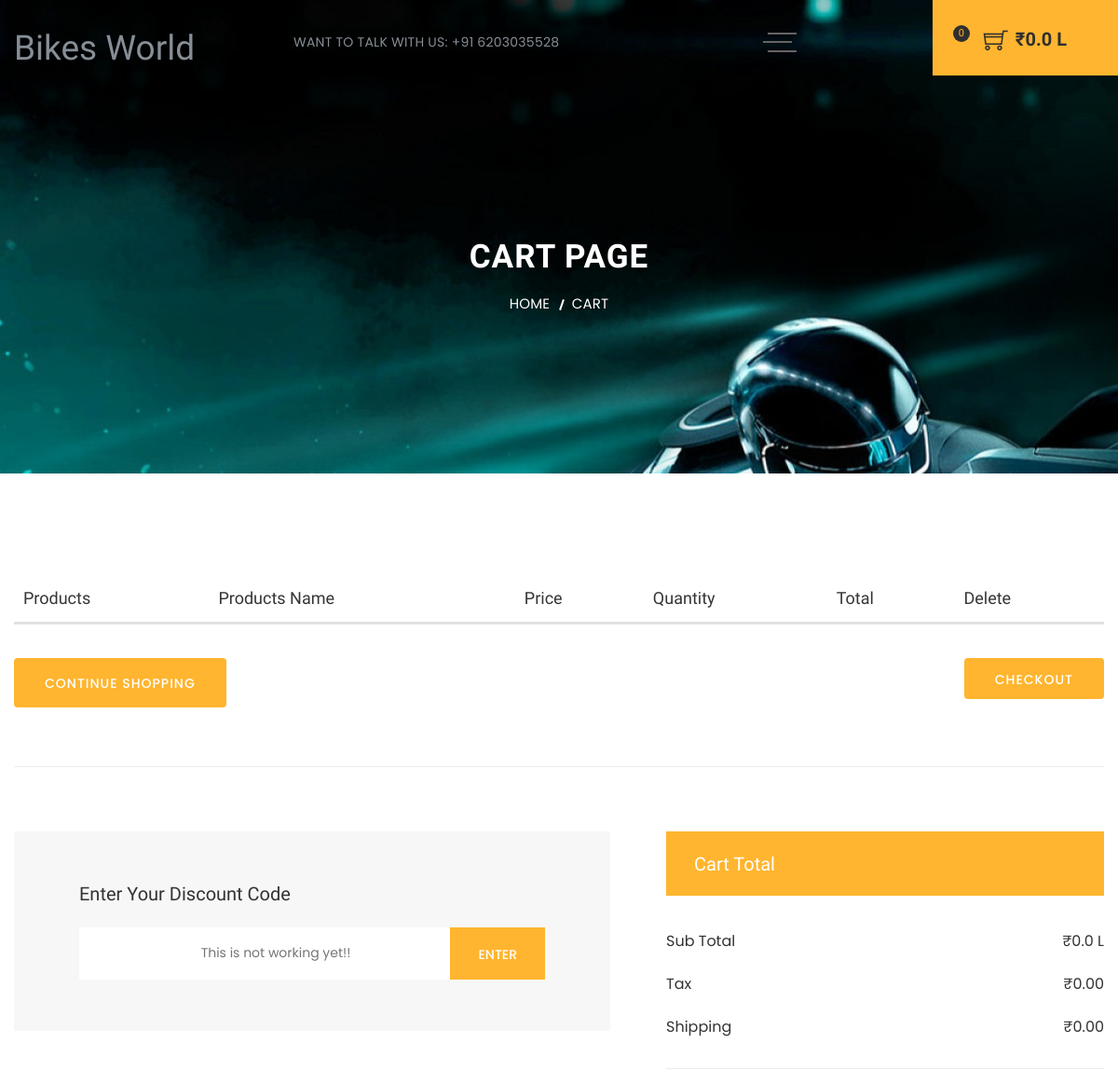
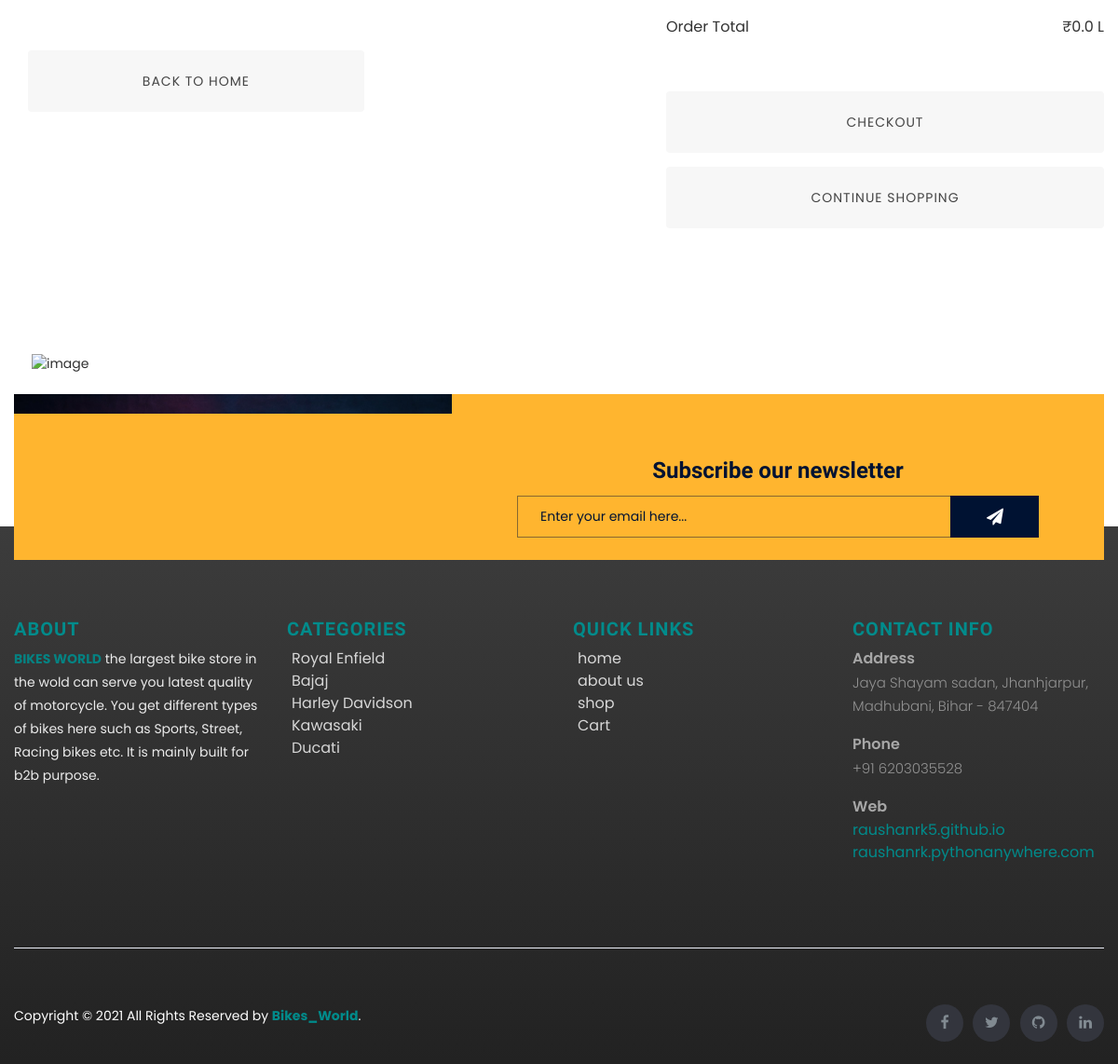
The page /cart on the database its author committed (2 pictures, top to bottom).
### store/models/category.py (models this page shows, shortened)
class Category(models.Model):
    name = models.CharField(max_length=50)
    category_slug = models.SlugField( max_length=100, unique=True, default=1)

### store/views/cart.py (the view, shortened to what this page needs)
# urls.py: path('cart',cart.Cart.as_view(),name='cart'),
class Cart(View):
    def get(self,request):
        cart = request.session.get('cart')
        cart_products = []
        if cart:
            ids = list(request.session.get('cart').keys())
            cart_products = Product.get_products_by_id(ids)
        else:
            request.session['cart'] = {}
        categorys = Category.objects.all()
        return render(request, './cart.html', {'cart_products' : cart_products, 'categorys': categorys})

### store/templatetags/cart.py (called while the page is built)
@register.filter(name='cart_total_price')
def cart_total_price(products,cart):
    sum=0;
    for p in products:
        sum+=price_total(p,cart)
    return sum

@register.filter(name='convert')
def convert(rupee):
    price = rupee/100000
    return '₹'+str(price)+ ' L'

### store/templates/cart.html (shortened to what this page needs)
{% extends 'layout.html' %}
{% load static %}
{% load cart %}
{% block content %}
    <div class="breadcrumb-area pt-255 pb-170" style="background-image: url({% static 'img/banner/bg5.jpg' %})">
                <div class="container-fluid">
                    <div class="breadcrumb-content text-center">
                        <h2>Cart Page</h2>
                        <ul>
                            <li>
                                <a href="{% url 'home' %}">home</a>
                            </li>
                            <li>cart</li>
                        </ul>
                    </div>
                </div>
            </div>
    <div class="product-cart-area pt-120 pb-130">
                <div class="container">
                    <div class="row">
                        <div class="col-lg-12 col-md-12 col-sm-12 col-xs-12">
                            <div class="table-content table-responsive">
                                <table>
                                    <thead>
                                        <tr>
                                            <th class="product-name">products</th>
                                            <th class="product-price">products name</th>
                                            <th class="product-name">price</th>
                                            <th class="product-price">quantity</th>
                                            <th class="product-quantity">total</th>
                                            <th class="product-subtotal">delete</th>
                                        </tr>
                                    </thead>
                                </table>
                            </div>
                        </div>
                    </div>
                    <div class="row">
                        <div class="col-md-12">
                            <div class="cart-shiping-update">
                                <div class="cart-shipping">
                                    <a class="btn-style cr-btn rounded" href="{% url 'shop'%}">
                                        <span>continue shopping</span>
                                    </a>
                                </div>
                                <div class="update-checkout-cart">
                                    <div class="update-cart">
                                        <a class="btn-style cr-btn rounded" href="{% url 'checkout'%}">
                                            <span>checkout</span>
                                        </a>
                                    </div>
                                </div>
                            </div>
                        </div>
                    </div>
                    <div class="row">
                        <div class="col-md-7 col-sm-6">
                            <div class="discount-code">
                                <h4>enter your discount code</h4>
                                <div class="coupon">
                                    <input class="text-center" type="text" placeholder="This is not working yet!!">
                                    <input class="cart-submit" type="submit" value="enter">
                                </div>
                            </div>
                            <div class="continue-shopping-btn text-center mt-5 pt-5 col-md-7 col-md-offset-4">
                                <a href="{% url 'home'%}" class="rounded">back to home</a>
                            </div>
                        </div>
                        <div class="col-md-5 col-sm-6">
                            <div class="shop-total">
                                <h3>cart total</h3>
                                <ul>
                                    <li>
                                        sub total
                                        <span>{{cart_products|cart_total_price:request.session.cart|convert}}</span>
                                    </li>
                                    <li>
                                        tax
                                        <span>₹0.00</span>
                                    </li>
                                    <li class="order-total">
                                        shipping
                                        <span>₹0.00</span>
                                    </li>
                                    <li>
                                        order total
                                        <span>{{cart_products|cart_total_price:request.session.cart|convert}}</span>
                                    </li>
                                </ul>
                            </div>
                            <div class="cart-btn text-center mb-15">
                                <a href="{% url 'checkout'%}" class="rounded">checkout</a>
                            </div>
                            <div class="continue-shopping-btn text-center">
                                <a href="{% url 'shop'%}" class="rounded">continue shopping</a>
                            </div>
                        </div>
                    </div>
                </div>
            </div>
{% endblock content %}

### store/templates/footer.html
<footer class="site-footer mt-5 text-white">
      <div class="container">
        <div class="row mt-5">
          <div class="footer_text col-md-6 col-lg-3">
            <h4>About</h4>
              <p class="text-left" id="about"><a href="{% url 'home' %}"><b>BIKES WORLD</b></a> the largest bike store in the wold can serve you latest quality of motorcycle. You get different types of bikes here such as Sports, Street, Racing bikes etc. It is mainly built for b2b purpose. </p>
          </div>
          <div class="col-sm-12 col-md-6 col-lg-3 pl-2">
            <h4>Categories</h4>
            <ul class="footer-links">
                {% for category in categorys %}
                    <li><a href="{% url 'shop' %}?category={{ category.id }}">{{ category.name }}</a></li>
                {% endfor %}
            </ul>
          </div>
          <div class="col-sm-12 col-md-6 col-lg-3">
            <h4>Quick Links</h4>
            <ul class="footer-links">
                <li><a href="{% url 'home'%}">home</a></li>
                <li class="active"><a href="about-us.html">about us </a></li>
                <li><a href="{% url 'shop'%}">shop</a></li>
                <li><a href="/cart">Cart<span class="sr-only">(current)</span></a></li>
            </ul>
          </div>
          <div class="col-lg-3 col-md-6 col-12">
              <div class="footer-widget mb-30">
                  <div class="footer-widget-title">
                      <h4>CONTACT INFO</h4>
                  </div>
                  <div class="food-info-wrapper">
                      <div class="food-address">
                          <div class="food-info-title">
                              <span>Address</span>
                          </div>
                          <div class="food-info-content">
                              <p>Jaya Shayam sadan, Jhanhjarpur, Madhubani, Bihar - 847404</p>
                          </div>
                      </div>
                      <div class="food-address">
                          <div class="food-info-title">
                              <span>Phone</span>
                          </div>
                          <div class="food-info-content">
                              <p>+91 6203035528</p>
                          </div>
                      </div>
                      <div class="food-address">
                          <div class="food-info-title">
                              <span>Web</span>
                          </div>
                          <div class="food-info-content">
                              <a href="https://raushanrk5.github.io/">raushanrk5.github.io</a>
                              <a href="https://raushanrk.pythonanywhere.com">raushanrk.pythonanywhere.com</a>
                          </div>
                      </div>
                  </div>
              </div>
          </div>
        </div>
        <hr>
      </div>
      <div class="container">
        <div class="row">
          <div class="col-lg-8 col-sm-6 col-md-12">
            <p class="copyright-text">Copyright © 2021 All Rights Reserved by
             <a href="{% url 'home'%}"><b>Bikes_World</b></a>.
            </p>
          </div>
          <div class="col-lg-4 col-sm-6 col-md-12">
            <ul class="social-icons">
              <li><a class="facebook" href="https://www.facebook.com/profile.php?id=100015237614107"><i class="fa fa-facebook"></i></a></li>
              <li><a class="twitter" href="#"><i class="fa fa-twitter"></i></a></li>
              <li><a class="instagram" href="https://github.com/raushanrk5"><i class="fa fa-github"></i></a></li>
              <li><a class="linkedin" href="https://www.linkedin.com/in/raushan-kumar-116b48195/"><i class="fa fa-linkedin"></i></a></li>
            </ul>
          </div>
        </div>
      </div>
  </footer>

### static/css/bundle.css (style rules this page uses)
body { font-family: 'Poppins', sans-serif; font-weight: 400; font-style: normal; font-size: 14px; color:#303030; }
a, .btn { -webkit-transition: all 0.3s ease-out 0s; -moz-transition: all 0.3s ease-out 0s; -ms-transition: all 0.3s ease-out 0s; -o-transition: all 0.3s ease-out 0s; transition: all 0.3s ease-out 0s; }
a, button, input { outline: medium none; color: #686868; }
h1, h2, h3, h4, h5, h6 { font-family: 'Oswald', sans-serif; font-weight: normal; color: #001232; margin-top: 0px; font-style: normal; font-weight: 400; }
h2 { font-size: 37px; }
h3 { font-size: 28px; }
h4 { font-size: 22px; }
ul { margin: 0px; padding: 0px; }
li { list-style: none }
p { font-size: 14px; font-weight: normal; line-height: 25px; color: #454545; margin-bottom: 15px; font-family: 'Poppins', sans-serif; }
hr { margin: 60px 0; padding: 0px; border-bottom: 1px solid #eceff8; border-top: 0px; }
a.button-border span, a.button-border-white span, input, select, textarea { -webkit-transition: all 0.5s ease-out 0s; -moz-transition: all 0.5s ease-out 0s; -ms-transition: all 0.5s ease-out 0s; -o-transition: all 0.5s ease-out 0s; transition: all 0.5s ease-out 0s; }
.text-white { color: #fff ; }
.text-white h1, .text-white p, .text-white h2 { color: #fff; }
input { background: #eceff8; border: 2px solid #eceff8; height: 45px; box-shadow: none; padding-left: 10px; font-size: 14px; color: #626262; width: 100%; }
.mb-15 { margin-bottom: 15px }
.mb-30 { margin-bottom: 30px }
.pt-120 { padding-top: 120px }
.pt-255 { padding-top: 255px }
.pb-130 { padding-bottom: 130px }
.pb-170 { padding-bottom: 170px }
.btn-style { background-color: #ffb52f; border-radius: 0; color: #ffffff; display: inline-block; font-size: 14px; font-weight: 500; letter-spacing: 1px; line-height: 18px; padding: 14px 33px 12px; position: relative; text-transform: uppercase; transition: all 0.4s ease-in-out 0s; overflow: hidden; z-index: 99; }

### static/css/footer.css (style rules this page uses)
.site-footer { background-image: linear-gradient(to bottom,#3c3c3c 0,#222 100%); padding:45px 0 20px; font-size:16px; line-height:24px; color:#fff; }
.site-footer hr { border-top-color:#bbb; opacity:1 }
.site-footer h4 { color:#008b8b; font-size:20px; font-weight: bold; text-transform:uppercase; margin-top:5px; letter-spacing:1px }
.site-footer a { color:#008b8b; }
.footer-links { padding-left:0; list-style:none }
.footer-links li { margin-left: 5px; display:block }
.footer_text p { opacity: 0.9; }
.footer-links a { color:#fff; opacity: 0.8; }
.site-footer .social-icons { text-align:right }
.site-footer .social-icons a { width:40px; height:40px; line-height:40px; margin-left:6px; margin-right:0; border-radius:100%; background-color:#33353d }
.copyright-text { margin:0 }
.social-icons { padding-left:0; margin-bottom:0; list-style:none }
.social-icons li { display:inline-block; margin-bottom:4px }
.social-icons a { background-color:#eceeef; color:#818a91; font-size:16px; display:inline-block; line-height:44px; width:44px; height:44px; text-align:center; margin-right:8px; border-radius:100%; -webkit-transition:all .2s linear; -o-transition:all .2s linear; transition:all .2s linear }

### rows shown on the page
Category: name "Royal Enfield"
Category: name "Bajaj"
Category: name "Harley Davidson"
Category: name "Kawasaki"
Category: name "Ducati"

### other values the page prints
{{ request.session.cart.keys|length }} "0"
{{ cart_products|cart_total_price:request.session.cart|convert }} "₹0.0 L"
